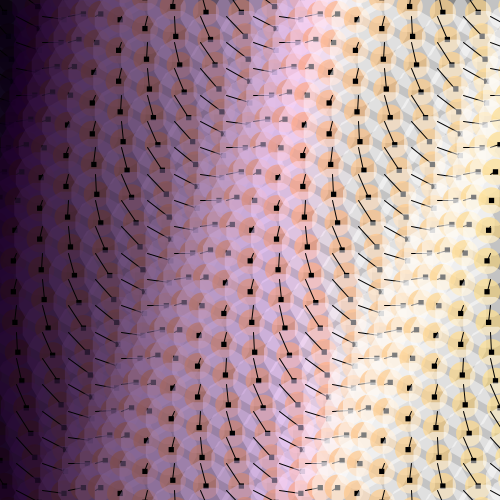
Frame 1 (no input)
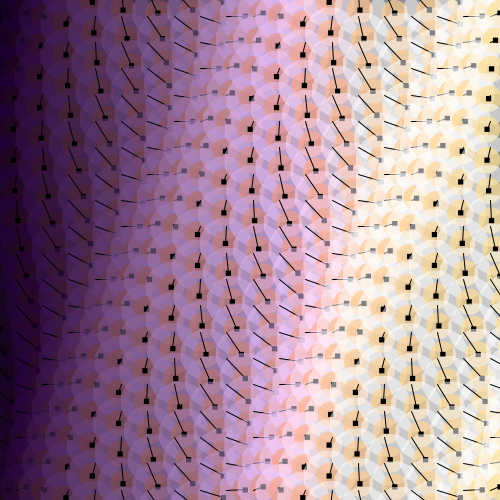
Frame 60 (the mouse pressed at the canvas centre just before this capture)
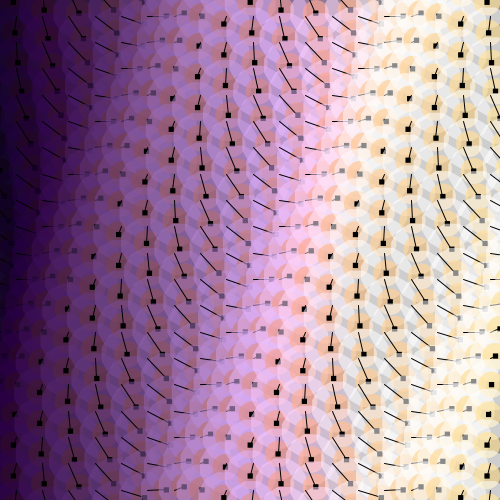
Frame 120 (the mouse held since frame 60 and released just before this capture)

The Processing sketch that drew these frames (run headless with seeded random() and noise(); from frame 60 on, the mouse is pressed at the canvas centre):

// Processing sketch: processing_150568
// ── processing_150568.pde

/*
 * Creative Coding
 * Week 2, 05 - Moving Patterns 1
 * by Indae Hwang and Jon McCormack
 * Copyright (c) 2014 Monash University
 *
 * This sketch builds on the previous sketches, drawing shapes based on the
 * current framerate. The movement of individual shapes combine to create a
 * gestalt field of motion. Use the arrow keys on your keyboard to change the
 * frame rate. 
 * 
 */

// variable used to store the current frame rate value
int frame_rate_value;

void setup() {
  size(500, 500);

  frame_rate_value = 9;
  frameRate(frame_rate_value);
  rectMode(CENTER);
  background(255);
}


void draw() {

  //background(255);
  background(frame_rate_value * 3);

  int num = 20;
  int margin = 0;
  float gutter = 0; //distance between each cell
  float cellsize = ( width - (2 * margin) - gutter * (num - 1) ) / (num - 1);

  int circleNumber = 0; // counter
  for (int i=0; i<num; i++) {
    for (int j=0; j<num; j++) {
      circleNumber = (i * num) + j; // different way to calculate the circle number from w2_04

      float tx = margin + cellsize * i + gutter * i;
      float ty = margin + cellsize * j + gutter * j;

      movingCircle(tx, ty, cellsize, circleNumber);
    }
  }
} //end of draw 


void movingCircle(float x, float y, float size, int circleNum) {

  float finalAngle;
  finalAngle = frameCount + circleNum;

  //the rotating angle for each tempX and tempY postion is affected by frameRate and angle;  
  float tempX = x + (size / 2) * sin(PI / frame_rate_value * finalAngle);
  float tempY = y + (size / 2) * cos(PI / frame_rate_value * finalAngle);

  // play with these to change the output
  float elsize = size;
  float elred = circleNum + (frame_rate_value);
  float elgreen = circleNum / 2;
  float elblue = circleNum / frame_rate_value;
  float elgam = 180;

  // circle
  noStroke();
  fill(elred, elgreen, elblue, elgam);
  ellipse(tempX, tempY, elsize , elsize);
  
  // play with this to get different surround shapes
  int sides = frame_rate_value + 3; 
  float radian = TWO_PI/sides;
  float ssred = elred;
  float ssgreen = circleNum - second();
  float ssblue = circleNum + second();
  float ssgam = second() + 100;
  
  // surround shape
  beginShape();
  fill(ssred, ssgreen, ssblue, ssgam);
  for (int i = 0; i < sides + 1; i++) {
    float ox = tempX + size * cos(radian/2 + radian * i);
    float oy = tempY + size * sin(radian/2 + radian * i);
    vertex(ox, oy); 
  }
  endShape(CLOSE);

  // line and square
  fill(0);
  rect(tempX, tempY, size/5, size/5);
  noFill();
  stroke(1);
  line(x - 10, y - 10, tempX, tempY);
}


/*
 * keyReleased function
 *
 * called automatically by Processing when a keyboard key is released
 */
void keyReleased() {

  // exit
  if (key == 'q') {
    exit();
  }
  
  // right arrow -- increase frame_rate_value
  if (keyCode == RIGHT && frame_rate_value < 60) {
    frame_rate_value++;
  }

  // left arrow -- decrease frame_rate_value
  if ( keyCode == LEFT && frame_rate_value > 1) {
    frame_rate_value--;
  }

  // set the frameRate and print current value on the screen
  frameRate(frame_rate_value);
  println("Current frame Rate is: " + frame_rate_value);
}
